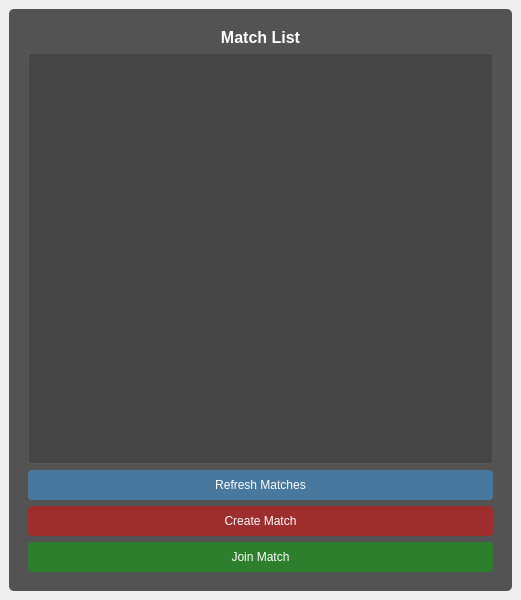
<?xml version="1.0" encoding="UTF-8"?>
<ui version="4.0">
 <class>Lobby</class>
 <widget class="QMainWindow" name="Lobby">
  <property name="geometry">
   <rect>
    <x>0</x>
    <y>0</y>
    <width>521</width>
    <height>600</height>
   </rect>
  </property>
  <property name="windowTitle">
   <string>CS2D Client Lobby</string>
  </property>
  <widget class="QWidget" name="centralwidget">
   <layout class="QVBoxLayout" name="verticalLayout">
    <item>
     <widget class="QFrame" name="matchesFrame">
      <property name="styleSheet">
       <string notr="true">#matchesFrame {
    background-color: rgba(40, 40, 40, 200);
    border-radius: 5px;
    padding: 10px;
}</string>
      </property>
      <property name="frameShape">
       <enum>QFrame::StyledPanel</enum>
      </property>
      <layout class="QVBoxLayout" name="verticalLayout_3">
       <item>
        <widget class="QLabel" name="matchesLabel">
         <property name="styleSheet">
          <string notr="true">color: white;
font-weight: bold;
font-size: 16px;</string>
         </property>
         <property name="text">
          <string>Match List</string>
         </property>
         <property name="alignment">
          <set>Qt::AlignCenter</set>
         </property>
        </widget>
       </item>
       <item>
        <widget class="QListWidget" name="matchesList">
         <property name="styleSheet">
          <string notr="true">QListWidget {
    background-color: rgba(60, 60, 60, 150);
    color: white;
    border: 1px solid rgba(100, 100, 100, 100);
    border-radius: 3px;
}
QListWidget::item {
    padding: 5px;
    border-bottom: 1px solid rgba(100, 100, 100, 50);
}
QListWidget::item:hover {
    background-color: rgba(80, 80, 80, 200);
}
QListWidget::item:selected {
    background-color: rgba(70, 130, 180, 200);
}</string>
         </property>
        </widget>
       </item>
       <item>
        <widget class="QPushButton" name="refreshButton">
         <property name="styleSheet">
          <string notr="true">QPushButton {
    background-color: rgba(70, 130, 180, 200);
    color: white;
    border: none;
    padding: 8px;
    border-radius: 4px;
}
QPushButton:hover {
    background-color: rgba(100, 160, 220, 200);
}</string>
         </property>
         <property name="text">
          <string>Refresh Matches</string>
         </property>
        </widget>
       </item>
       <item>
        <widget class="QPushButton" name="createMatchButton">
         <property name="styleSheet">
          <string notr="true">QPushButton {
    background-color: rgba(178, 34, 34, 200);
    color: white;
    border: none;
    padding: 8px;
    border-radius: 4px;
}
QPushButton:hover {
    background-color: rgba(220, 20, 60, 200);
}</string>
         </property>
         <property name="text">
          <string>Create Match</string>
         </property>
        </widget>
       </item>
       <item>
        <widget class="QPushButton" name="joinMatchButton">
         <property name="styleSheet">
          <string notr="true">QPushButton {
    background-color: rgba(34, 139, 34, 200);
    color: white;
    border: none;
    padding: 8px;
    border-radius: 4px;
}
QPushButton:hover {
    background-color: rgba(50, 205, 50, 200);
}</string>
         </property>
         <property name="text">
          <string>Join Match</string>
         </property>
        </widget>
       </item>
      </layout>
     </widget>
    </item>
   </layout>
  </widget>
 </widget>
 <resources/>
 <connections/>
</ui>
